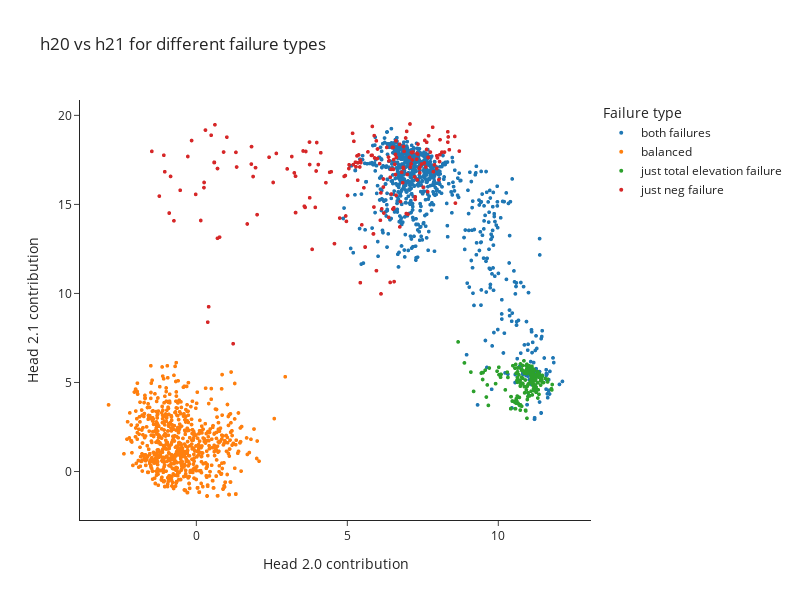

The notebook cell saved with this chart:
### Code cell
if MAIN:
    total_elevation_failure, negative_failure = is_balanced_vectorized_return_both(data.toks.T.clone())
    h20_in_d = magnitudes[7] - magnitudes[7, data.isbal].mean(0)
    h21_in_d = magnitudes[8] - magnitudes[8, data.isbal].mean(0)

    failure_types = np.full(len(h20_in_d), "", dtype=np.dtype("U32"))
    failure_types_dict = {
        "both failures": negative_failure & total_elevation_failure,
        "just neg failure": negative_failure & ~total_elevation_failure,
        "just total elevation failure": ~negative_failure & total_elevation_failure,
        "balanced": ~negative_failure & ~total_elevation_failure
    }
    for name, mask in failure_types_dict.items():
        failure_types = np.where(mask, name, failure_types)
    failures_df = pd.DataFrame({
        "Head 2.0 contribution": h20_in_d,
        "Head 2.1 contribution": h21_in_d,
        "Failure type": failure_types
    })[data.starts_open.tolist()]
    fig = px.scatter(
        failures_df, 
        x="Head 2.0 contribution", y="Head 2.1 contribution", color="Failure type", 
        title="h20 vs h21 for different failure types", template="simple_white", height=600, width=800,
        category_orders={"color": failure_types_dict.keys()}
    ).update_traces(marker_size=4)
    fig.show()

### Figure 1 — Plotly figure (JSON) as saved in the notebook; plotly's stock layout.template omitted (floating-point values rounded to 4 significant figures; data arrays with more than 128 entries replaced by an {"elided": "..."} marker saying what was removed)
{"data": [{"hovertemplate": "Failure type=both failures<br>Head 2.0 contribution=%{x}<br>Head 2.1 contribution=%{y}<extra></extra>", "legendgroup": "both failures", "marker": {"color": "#1F77B4", "size": 4, "symbol": "circle"}, "mode": "markers", "name": "both failures", "showlegend": true, "type": "scattergl", "x": {"elided": "913 float values"}, "xaxis": "x", "y": {"elided": "913 float values"}, "yaxis": "y"}, {"hovertemplate": "Failure type=balanced<br>Head 2.0 contribution=%{x}<br>Head 2.1 contribution=%{y}<extra></extra>", "legendgroup": "balanced", "marker": {"color": "#FF7F0E", "size": 4, "symbol": "circle"}, "mode": "markers", "name": "balanced", "showlegend": true, "type": "scattergl", "x": {"elided": "2284 float values"}, "xaxis": "x", "y": {"elided": "2284 float values"}, "yaxis": "y"}, {"hovertemplate": "Failure type=just total elevation failure<br>Head 2.0 contribution=%{x}<br>Head 2.1 contribution=%{y}<extra></extra>", "legendgroup": "just total elevation failure", "marker": {"color": "#2CA02C", "size": 4, "symbol": "circle"}, "mode": "markers", "name": "just total elevation failure", "showlegend": true, "type": "scattergl", "x": {"elided": "195 float values"}, "xaxis": "x", "y": {"elided": "195 float values"}, "yaxis": "y"}, {"hovertemplate": "Failure type=just neg failure<br>Head 2.0 contribution=%{x}<br>Head 2.1 contribution=%{y}<extra></extra>", "legendgroup": "just neg failure", "marker": {"color": "#D62728", "size": 4, "symbol": "circle"}, "mode": "markers", "name": "just neg failure", "showlegend": true, "type": "scattergl", "x": {"elided": "212 float values"}, "xaxis": "x", "y": {"elided": "212 float values"}, "yaxis": "y"}], "layout": {"height": 600, "legend": {"title": {"text": "Failure type"}, "tracegroupgap": 0}, "title": {"text": "h20 vs h21 for different failure types"}, "width": 800, "xaxis": {"anchor": "y", "domain": [0, 1], "title": {"text": "Head 2.0 contribution"}}, "yaxis": {"anchor": "x", "domain": [0, 1], "title": {"text": "Head 2.1 contribution"}}}}
